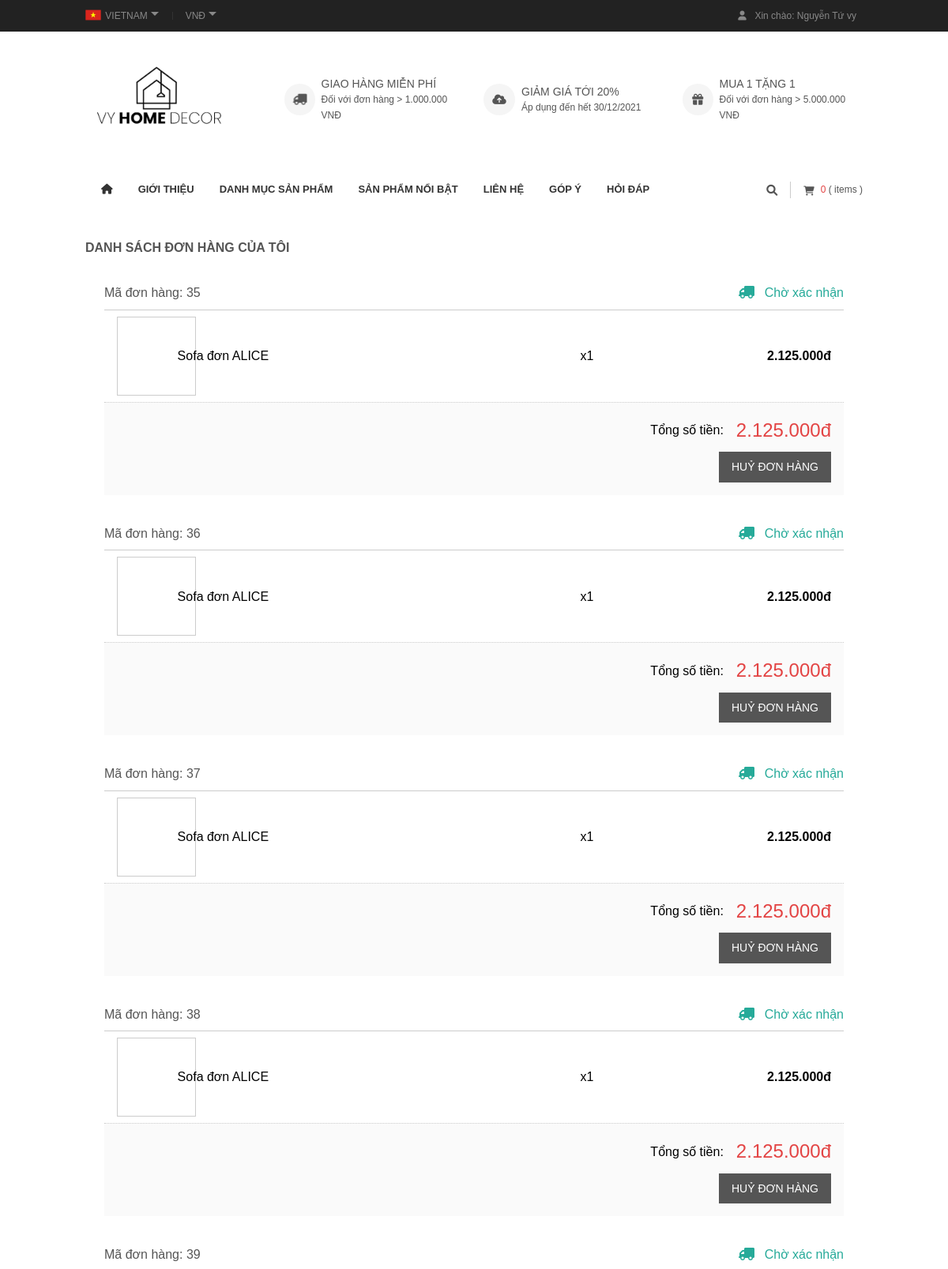
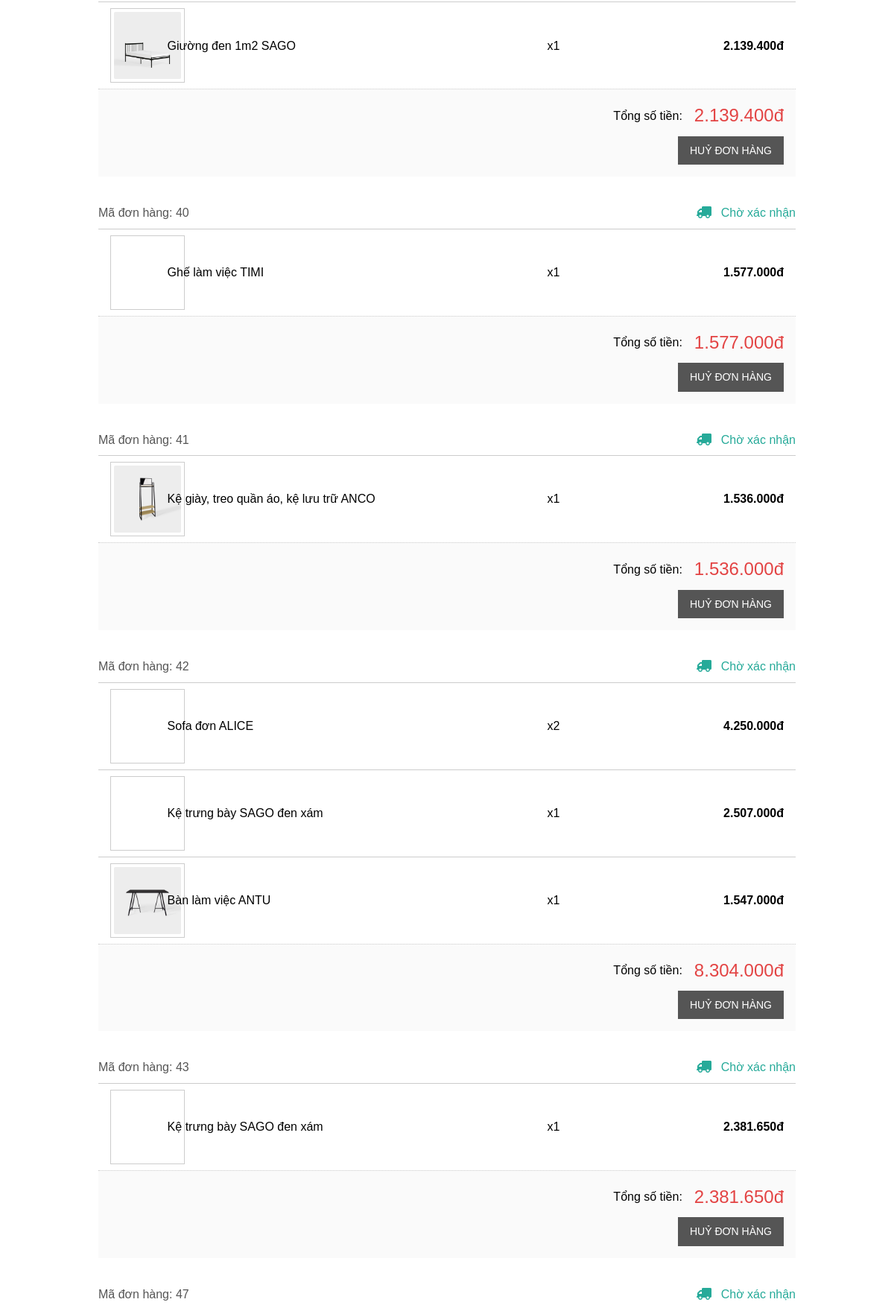
The app's page /index.php?act=mybill (signed in, upper part) with its own data (2 pictures, top to bottom).
### tables this page shows
CREATE TABLE `tbl_customer` (
  `custId` int(10) NOT NULL,
  `username` varchar(50) NOT NULL,
  `password` varchar(50) NOT NULL,
  `custName` varchar(50) NOT NULL,
  `image` varchar(255) DEFAULT NULL,
  `phone` varchar(50) DEFAULT NULL,
  `email` varchar(50) NOT NULL,
  `address` text DEFAULT NULL,
  `status` int(10) NOT NULL COMMENT '0:block ; 1:hoạt động',
  `role` int(10) NOT NULL COMMENT '0:khách hàng ;1:Admin'
);

CREATE TABLE `tbl_bill` (
  `billId` int(10) NOT NULL,
  `custId` int(10) NOT NULL,
  `date` varchar(30) NOT NULL,
  `payMethod` varchar(255) NOT NULL,
  `billCustName` varchar(30) NOT NULL,
  `billTotal` float NOT NULL,
  `billStatus` varchar(255) NOT NULL,
  `billAddress` varchar(255) NOT NULL,
  `billPhone` varchar(30) NOT NULL,
  `billEmail` varchar(30) NOT NULL,
  `billTransportFee` float NOT NULL,
  `billVAT` float NOT NULL
);

CREATE TABLE `tbl_bill_detail` (
  `billId` int(10) NOT NULL,
  `prodId` int(10) NOT NULL,
  `prodName` varchar(255) NOT NULL,
  `quantity` int(10) NOT NULL,
  `price` float NOT NULL,
  `image` text NOT NULL
);

CREATE TABLE `tbl_product` (
  `prodId` int(10) NOT NULL,
  `prodName` varchar(255) NOT NULL,
  `prodDesc` text NOT NULL,
  `quantity` int(10) NOT NULL,
  `price` float NOT NULL,
  `image` text NOT NULL,
  `imageSmall` text NOT NULL,
  `dateInput` date NOT NULL,
  `view` int(10) NOT NULL,
  `type` int(10) NOT NULL,
  `cateChildId` int(10) NOT NULL,
  `cateId` int(10) NOT NULL,
  `discount` float DEFAULT NULL
);

### model/pdo.php (called while the page is built, shortened)
<?php
function pdo_get_connection()
{   $servername="localhost";
    $username='root';
    $password='';
    try{
        $dburl="mysql:host=$servername;dbname=vyhomedecor; charset=utf8";
        $conn = new PDO($dburl,$username,$password);
        $conn->setAttribute(PDO::ATTR_ERRMODE,PDO::ERRMODE_EXCEPTION);
        return $conn;
        }
        catch(PDOException $e){
            return "lỗi kết nối :". $e->getMessage();
        }
}
function pdo_query($sql){
    $sql_args = array_slice(func_get_args(),1);
    try{
        $conn =pdo_get_connection();
        $stmt =$conn->prepare($sql);
        $stmt -> execute($sql_args);
        $row =$stmt->fetchAll();
        return $row;
    }catch(PDOException $e){
        throw $e;
    }
    finally{
        unset($conn);
    }
}
?>

### model/customer.php (called while the page is built, shortened)
<?php
include_once 'pdo.php';
function loadAll_customer(){
    $sql="SELECT * FROM tbl_customer order by custId DESC";
    $listcustomer=pdo_query($sql);
    return $listcustomer;
}
?>

### model/bill.php (called while the page is built, shortened)
<?php
function loadAll_bill_custId($custId){
    $sql="SELECT * FROM tbl_bill WHERE custId = $custId";
    return pdo_query($sql);
}
function loadOne_bill($billId)
{
    $sql = "SELECT tbl_bill_detail.*,tbl_product.prodName,tbl_product.image FROM tbl_bill_detail,tbl_product where tbl_product.prodId=tbl_bill_detail.prodId and billId=$billId";
    return pdo_query($sql);
}
?>

### view/mybill.php (the view, shortened to what this page needs)
<div class="grid wide">
    <div class="mybill">
        <?php
            if (isset($_SESSION['login']['login']) == true) {
                $account= $_SESSION['login'];
                $listmybill = loadAll_bill_custId($account['custId']);
            }
        ?>
        <?php
            if(empty($listmybill)){
        ?>
        <div class="mybill--nobill">
            <img src="./images/bill/no-bill.png" alt="" class="mybill--nobill__img">
            <p class="mybill--nobill__heading">Chưa có đơn hàng nào</p>
        </div>
        <?php
            } else {
        ?>
        <h3 class="mybill__heading">Danh sách đơn hàng của tôi</h3>
        <ul class="mybill__list">
        <?php
           foreach ($listmybill as $value) {
               extract($value);
               $loadOne_mybill = loadOne_bill($billId);
        ?>
            <li class="mybill__item">
                <div class="mybill__status">
                    <p class="mybill__status-info">Mã đơn hàng: <?=$billId?></p>
                    <p class="mybill__status-desc"><i class="fas fa-truck mybill__status-icon"></i>
                    <?php
                                if($billStatus==0){
                                    echo "Chờ xác nhận";
                                }else if($billStatus==1){
                                    echo "Đang xử lý";
                                }else if($billStatus==2){
                                    echo "Đang giao hàng";
                                }else if($billStatus==3){
                                    echo "Giao hàng thành công";
                                }else{
                                    echo "Đã bị huỷ";
                                }
                            ?>
                </p>
                </div>
                <?php
                   $totalOneBill = 0;
                   foreach ($loadOne_mybill as $mybill) {
                       extract($mybill);
                       $totalOneBill+= $price * $quantity;
                ?>
                <div class="mybill__info">
                    <a href="#" class="mybill__link">
                        <img src="<?= BASE_URL ?>uploads/<?= $image ?>" alt="" class="mybill__img">
                    </a>
                    <span class="mybill__name"><?=$prodName?></span>
                    <span class="mybill__quantity">x<?=$quantity?></span>
                    <span class="mybill__price"><?=number_format (($price * $quantity), 0, ',', '.')?>đ</span>
                </div>
                <?php } ?>
                <div class="mybill__control">
                    <div class="mybill__total">
                        <p class="mybill__total-title">Tổng số tiền: </p>
                        <p class="mybill__total-price"><?=number_format ($totalOneBill, 0, ',', '.')?>đ </p>
                    </div>
                    <?php
                        if($billStatus == 0) {
                    ?>
                        <a href="#" class="mybill__control-btn">Huỷ đơn hàng</a>
                    <?php } ?>
                </div>
            </li>
            <?php } ?>
        <?php } ?>
        </ul>
    </div>
</div>

### view/header.php (shortened to what this page needs)
<!DOCTYPE html>
<html lang="en">
<?php
include_once 'model/pdo.php';
include_once 'model/customer.php';
$listcustomer = loadAll_customer();
?>
<head>
    <link rel="stylesheet" href="./css/mybill.css">
    <link rel="stylesheet" href="./css/shoppingCart.css">
    <link rel="stylesheet" href="./css/product.css">
    <link rel="stylesheet" href="./css/grid.css">
    <link rel="stylesheet" href="./css/base.css">
    <link rel="stylesheet" href="./css/style.css">
    <link rel="stylesheet" href="./css/reponsive.css">
    <link rel="stylesheet" href="css/checkout.css">
    <link rel="stylesheet" href="https://cdnjs.cloudflare.com/ajax/libs/font-awesome/6.0.0-beta2/css/all.min.css" />
</head>
<body>
    <div class="main">
        <header class="header">
            <div class="header__top">
                <div class="grid wide">
                    <div class="header__top-nav">
                        <ul class="header__top-left-list">
                            <li class="header__top-left-item header__language">
                                <a href="#" class="header__top-left-link">
                                    <img src="./images/language/vn.png" class="header__top-left-img">
                                    VIETNAM
                                </a>
                            </li>
                            <li class="header__top-left-item header__currency">
                                <a href="#" class="header__top-left-link">VNĐ</a>
                            </li>
                        </ul>
                        <?php
                        if (isset($_SESSION['login']['login']) == true) {
                           $account= $_SESSION['login'];
                        ?>
                            <ul class="header__top-right-list hide-on-mobile">
                                <li class="header__top-right-item">
                                    <i class="header__top-right-icon fas fa-user"></i>
                                    <a href="#" class="header__top-right-link">Xin chào: <?= $account['custName']  ?></a>
                                </li>
                            </ul>
                        <?php
                        }
                        ?>
                    </div>
                </div>
            </div>
            <div class="grid wide">
                <div class="header__info">
                    <div class="row header__info-all header__info-tablet">
                        <div class="col l-3 m-3 c-12">
                            <div class="header__logo">
                                <a href="index.php"><img src="./images/logo/logo.png" alt="" class="header__logo-img"></a>
                            </div>
                        </div>
                        <div class="col l-3 m-3 c-4">
                            <div class="header__promotion">
                                <a href="#" class="header__promotion-link">
                                    <span class="header__promotion-icon"><i class="fa fa-truck"></i></span>
                                    <div class="header__promotion-body hide-on-mobile-tablet">
                                        <h3 class="header__promotion-heading">GIAO HÀNG MIỄN PHÍ</h3>
                                        <p class="header__promotion-details">Đối với đơn hàng > 1.000.000 VNĐ</p>
                                    </div>
                                </a>
                            </div>
                        </div>
                        <div class="col l-3 m-3 c-4">
                            <div class="header__promotion">
                                <a href="#" class="header__promotion-link">
                                    <span class="header__promotion-icon"><i class="fa fa-cloud-upload"></i></span>
                                    <div class="header__promotion-body hide-on-mobile-tablet">
                                        <h3 class="header__promotion-heading">GIẢM GIÁ TỚI 20%</h3>
                                        <p class="header__promotion-details">Áp dụng đến hết 30/12/2021</p>
                                    </div>
                                </a>
                            </div>
                        </div>
                        <div class="col l-3 m-3 c-4">
                            <div class="header__promotion">
                                <a href="#" class="header__promotion-link">
                                    <span class="header__promotion-icon"><i class="fa fa-gift "></i></span>
                                    <div class="header__promotion-body hide-on-mobile-tablet">
                                        <h3 class="header__promotion-heading">MUA 1 TẶNG 1</h3>
                                        <p class="header__promotion-details">Đối với đơn hàng > 5.000.000 VNĐ</p>
                                    </div>
                                </a>
                            </div>
                        </div>
                    </div>
                </div>
                <div class="header__nav">
                    <ul class="header__nav-list hide-on-mobile-tablet">
                        <li class="header__nav-item header__nav-link-dad">
                            <a href="index.php" class="header__nav-link header__nav-link-icon"><i class="fas fa-home"></i></a>
                        </li>
                        <li class="header__nav-item">
                            <a href="#" class="header__nav-link">Giới thiệu</a>
                        </li>
                        <li class="header__nav-item">
                            <a href="index.php?act=category" class="header__nav-link ">Danh Mục Sản Phẩm</a>
                        </li>
                        <li class="header__nav-item">
                            <a href="#" class="header__nav-link">Sản Phẩm Nổi Bật</a>
                        </li>
                        <li class="header__nav-item header__nav-link-dad">
                            <a href="#" class="header__nav-link">Liên hệ</a>
                        </li>
                        <li class="header__nav-item">
                            <a href="#" class="header__nav-link">Góp ý</a>
                        </li>
                        <li class="header__nav-item">
                            <a href="#" class="header__nav-link">Hỏi đáp</a>
                        </li>
                    </ul>
                    <div class="header__nav-control">
                        <div class="header__nav-control-search">
                            <i class="header__nav-control-search-icon fas fa-search"></i>
                        </div>
                        <a href="index.php?act=shoppingcart" class="header__nav-control-cart">
                            <i class="header__nav-control-cart-ion fas fa-shopping-cart"></i>
                            <p class="header__nav-control-cart-about">
                                <span class="header__nav-control-cart-quantity">0</span>
                                ( items )
                            </p>
                        </a>
                    </div>
                </div>
            </div>
        </header>
        <div class="container">

### records on screen
tbl_customer: custName "Nguyễn Tứ vy"
tbl_bill: billId "35", billStatus "Chờ xác nhận", totalOneBill "2.125.000"
tbl_bill_detail: prodId.prodName "Sofa đơn ALICE", quantity "1", $price * $quantity "2.125.000"
tbl_bill: billId "36", billStatus "Chờ xác nhận", totalOneBill "2.125.000"
tbl_bill_detail: prodId.prodName "Sofa đơn ALICE", quantity "1", $price * $quantity "2.125.000"
tbl_bill: billId "37", billStatus "Chờ xác nhận", totalOneBill "2.125.000"
tbl_bill_detail: prodId.prodName "Sofa đơn ALICE", quantity "1", $price * $quantity "2.125.000"
tbl_bill: billId "38", billStatus "Chờ xác nhận", totalOneBill "2.125.000"
tbl_bill_detail: prodId.prodName "Sofa đơn ALICE", quantity "1", $price * $quantity "2.125.000"
tbl_bill: billId "39", billStatus "Chờ xác nhận", totalOneBill "2.139.400"
tbl_bill_detail: prodId.image (picture), prodId.prodName "Giường đen 1m2 SAGO", quantity "1", $price * $quantity "2.139.400"
tbl_bill: billId "40", billStatus "Chờ xác nhận", totalOneBill "1.577.000"
tbl_bill_detail: prodId.prodName "Ghế làm việc TIMI", quantity "1", $price * $quantity "1.577.000"
tbl_bill: billId "41", billStatus "Chờ xác nhận", totalOneBill "1.536.000"
tbl_bill_detail: prodId.image (picture), prodId.prodName "Kệ giày, treo quần áo, kệ lưu trữ ANCO", quantity "1", $price * $quantity "1.536.000"
tbl_bill: billId "42", billStatus "Chờ xác nhận", totalOneBill "8.304.000"
tbl_bill_detail: prodId.prodName "Sofa đơn ALICE", quantity "2", $price * $quantity "4.250.000"
tbl_bill_detail: prodId.prodName "Kệ trưng bày SAGO đen xám", quantity "1", $price * $quantity "2.507.000"
tbl_bill_detail: prodId.image (picture), prodId.prodName "Bàn làm việc ANTU", quantity "1", $price * $quantity "1.547.000"
tbl_bill: billId "43", billStatus "Chờ xác nhận", totalOneBill "2.381.650"
tbl_bill_detail: prodId.prodName "Kệ trưng bày SAGO đen xám", quantity "1", $price * $quantity "2.381.650"
tbl_bill: billId "47", billStatus "Chờ xác nhận"
